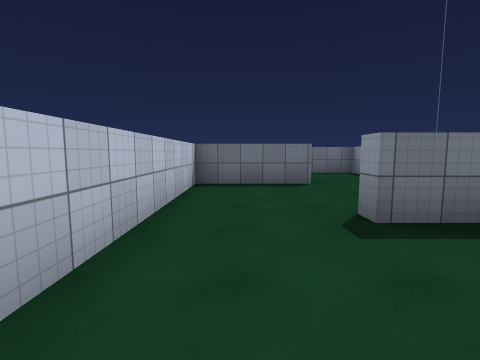
View 1 (above)

12 first-person views from a walk through a scene from a Unity 3-D project. The camera is 1.4 m above the floor, tilts 6° down and sees 85° across. The floor is counted in squares, 2 m on a side. Each view is taken from the middle of a square. On the plan, view 1 faces up. The plan holds only what a view shows up to about 9 squares ahead; the rest is blank. The place goes on beyond the plan. The player is left out. Some animated figures are not drawn. Surface patterns are stand-ins for the level's own textures.

View 2
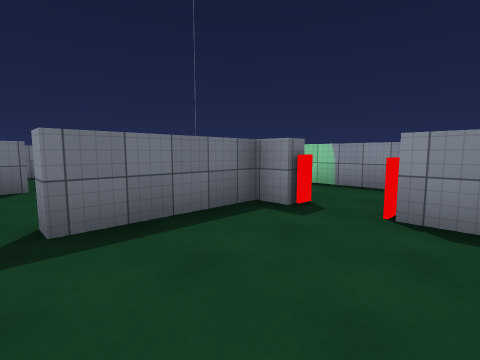

View 3
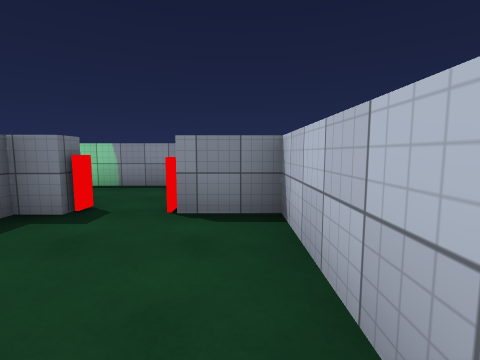

View 4
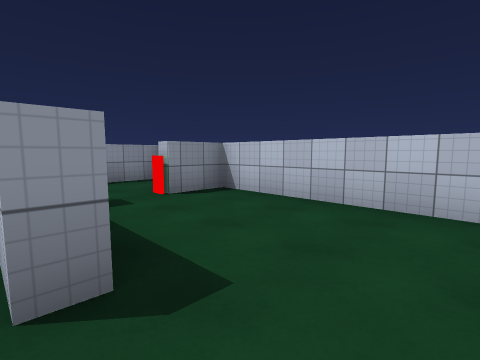

View 5
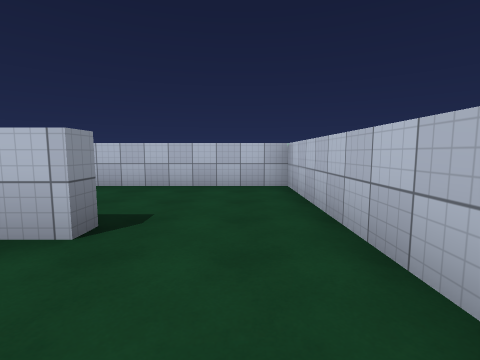

View 6
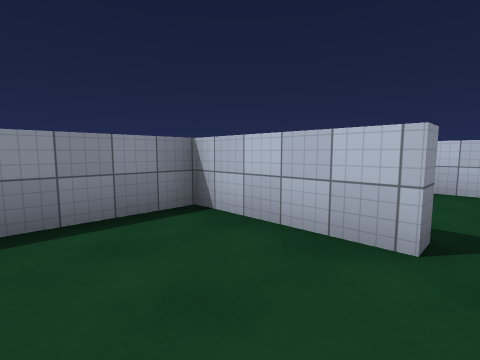

View 7
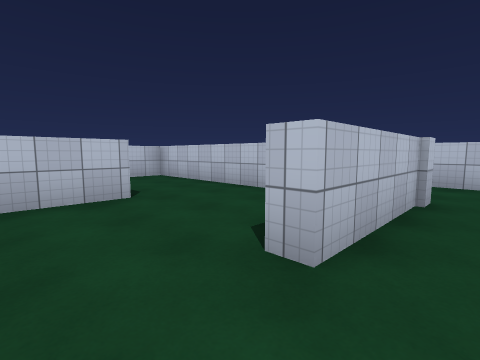

View 8
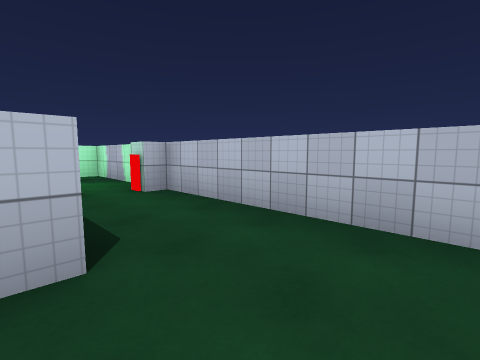

View 9
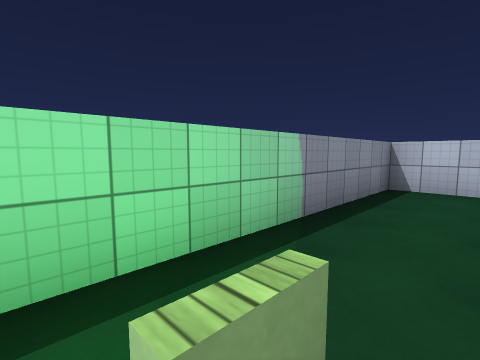

View 10
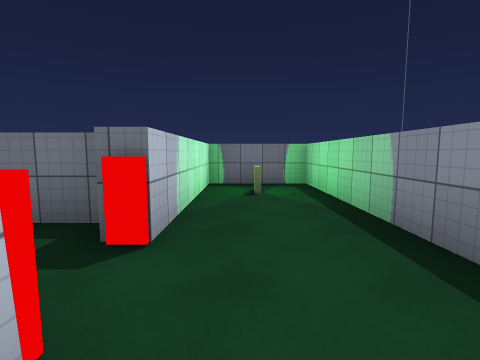

View 11
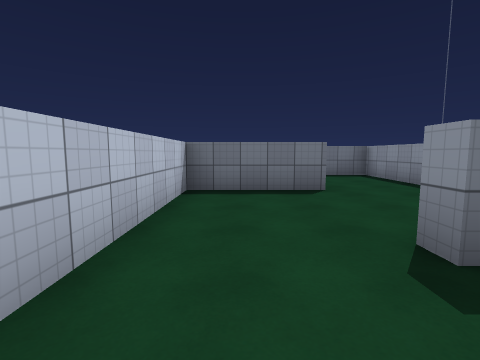

View 12
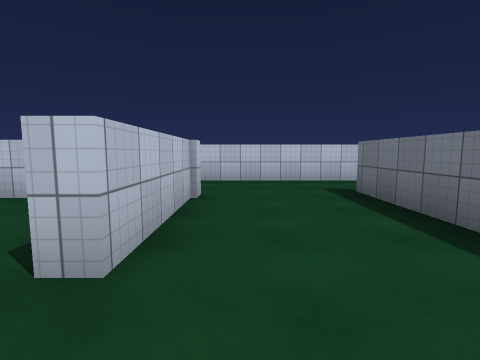

### Floor plan
Ten units are one square. View 1 is at (0, 0); x grows to the right and y downward. Boxes are objects, and circles mark ways between rooms. Rooms are numbered by the first view taken in them; rooms with no view inside come last. Other rooms are left out.
<svg viewBox="-40 -96 110 106">
<path fill="none" stroke="#000" d="M40 -26 14 -26M51 5 65 5 65 -58 43 -58 43 -24M-10 -24 -10 5 39 5 39 -7 44 -7M14 -26 14 -29 39 -29 39 -50M16 -58 -10 -58 -10 -24M-15 -62 16 -62 16 -58M-35 -85 -35 -35 -31 -35 -31 -30M39 -65 39 -91 -18 -91"/>
<rect x="35" y="-25" width="10" height="10" fill="#bbb"><title>other object</title></rect>
<rect x="-25" y="-35" width="10" height="10" fill="#bbb"><title>other object</title></rect>
<circle cx="5" cy="-30" r="3" fill="#2a7"/>
<circle cx="25" cy="-60" r="3" fill="#2a7"/>
<text x="40" y="-20">1</text>
<text x="10" y="-40">2</text>
<text x="-10" y="-70">3</text>
</svg>
Room 1 opens to room 2. Room 2 opens to room 3.

Where each view was taken, in squares from view 1:
view 1: 0 up, 0 right, facing up
view 2: 0 up, 1 right, facing up-right
view 3: 0 up, 1 right, facing right
view 4: 3 up, 0 right, facing down-right
view 5: 5 up, 0 right, facing down
view 6: 5 up, 1 right, facing down-right
view 7: 7 up, 3 right, facing down-left
view 8: 8 up, 1 left, facing down-left
view 9: 5 up, 5 right, facing down-right
view 10: 0 up, 5 right, facing up
view 11: 1 up, 0 right, facing up
view 12: 7 up, 3 right, facing left
